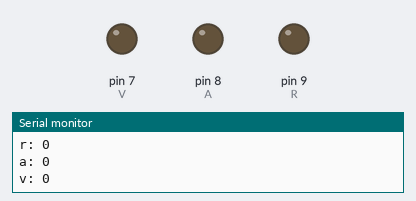
A sketch run on a simulated Arduino Uno, built with avr-gcc and run on an emulated ATmega328P. On the bench: output pins drawn as LEDs (lit = HIGH), the last lines printed to the serial monitor.

Above: at 0.1 s.
At 6.1 s:
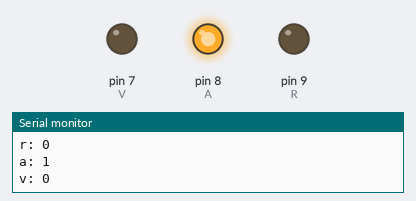
At 9.1 s:
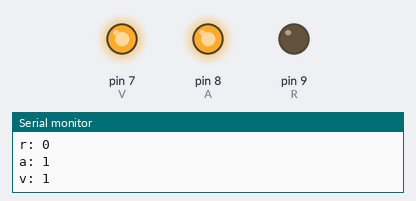
At 18.1 s:
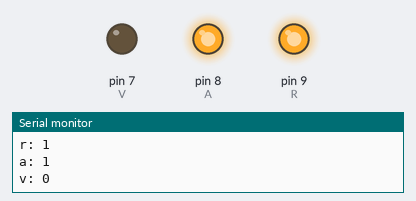
At 27.1 s:
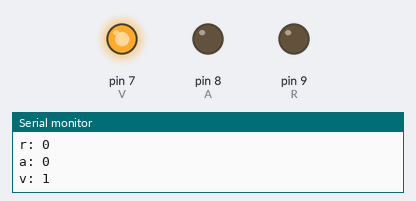
At 36.1 s:
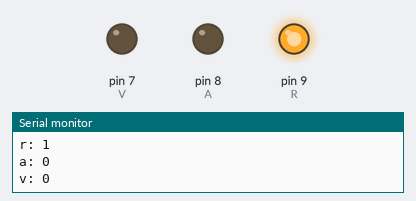
Timing chart, 0 to 40.0 s (numbered marks = the images above):
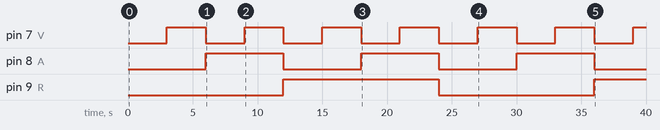

The sketch:

serial.ino
```cpp
int R=9;
int A=8;
int V=7;

void setup()
{
  pinMode(R, OUTPUT);
  pinMode(A, OUTPUT);
  pinMode(V, OUTPUT);
  Serial.begin(9600);
}

void loop()
{
  for(int r = 0; r <= 1; r++) {
    for(int a = 0; a <= 1; a++) {
      for(int v = 0; v <= 1; v++) {
        Serial.print("r: ");
        Serial.println(r);
        Serial.print("a: ");
        Serial.println(a);
        Serial.print("v: ");
        Serial.println(v);
        digitalWrite(R, r);
        digitalWrite(A, a);
        digitalWrite(V, v);
        delay(3000);
      }
    }
  }
}
```

random.ino
```cpp

```

Measured:
- by itself, pin 7 (V): alternates HIGH for 3.0 s and LOW for 3.0 s
- by itself, pin 8 (A): alternates HIGH for 6.0 s and LOW for 6.0 s
- by itself, pin 9 (R): LOW → HIGH at 12.0 s, → LOW 12.0 s later, → HIGH 12.0 s later
